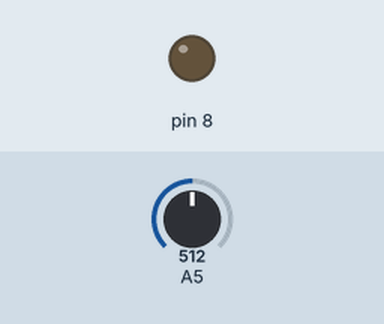
The sketch below on a simulated Arduino Uno, built with avr-gcc and run on an emulated ATmega328P. Parts: output pins drawn as LEDs (lit = HIGH). The test bench sets the inputs (shaded band); at power-on: A5 = 512.

Above: at 1.2 s.
1.3 s: A5 set to 413
2.8 s: A5 set to 391
At 3.8 s:
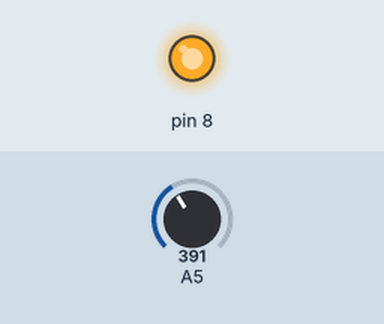
4.3 s: A5 set to 410
At 5.1 s:
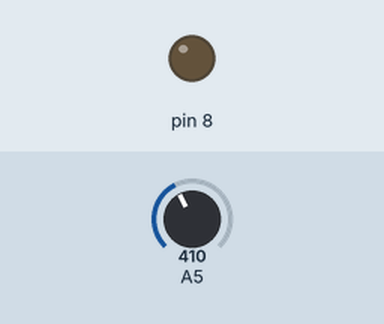
5.9 s: A5 set to 390
At 6.4 s:
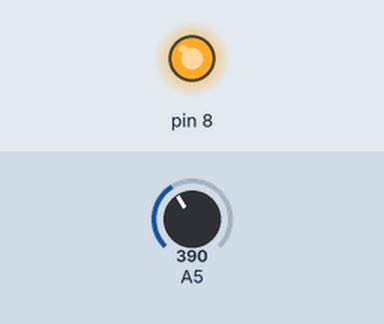
Timing chart, 0 to 8.5 s (numbered marks = the images above; inputs shaded):
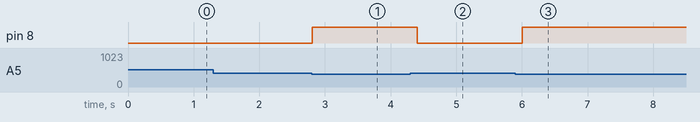

Measured:
- the behaviour switches between 400 and 399 on A5 (found by bisection; images 0 and 1)
- after the input at 1.3 s, every drawn part: stays the same
- after the input at 2.8 s, pin 8: LOW → HIGH at once
- after the input at 4.3 s, pin 8: HIGH → LOW after 0.11 s
- after the input at 5.9 s, pin 8: LOW → HIGH after 0.11 s

The sketch:

assignment_4_code.ino
```cpp
// C++ code
//

int sensorValue = 0;

void setup()
{
  pinMode(A5, INPUT);
  pinMode(8, OUTPUT);
}

void loop()
{
    sensorValue = analogRead(A5);
    Serial.println(sensorValue);
    if(sensorValue < 400)
    {
      digitalWrite(8,HIGH);
    }
    else
    {
      digitalWrite(8,LOW);
    }
  delay(200);
}
```
